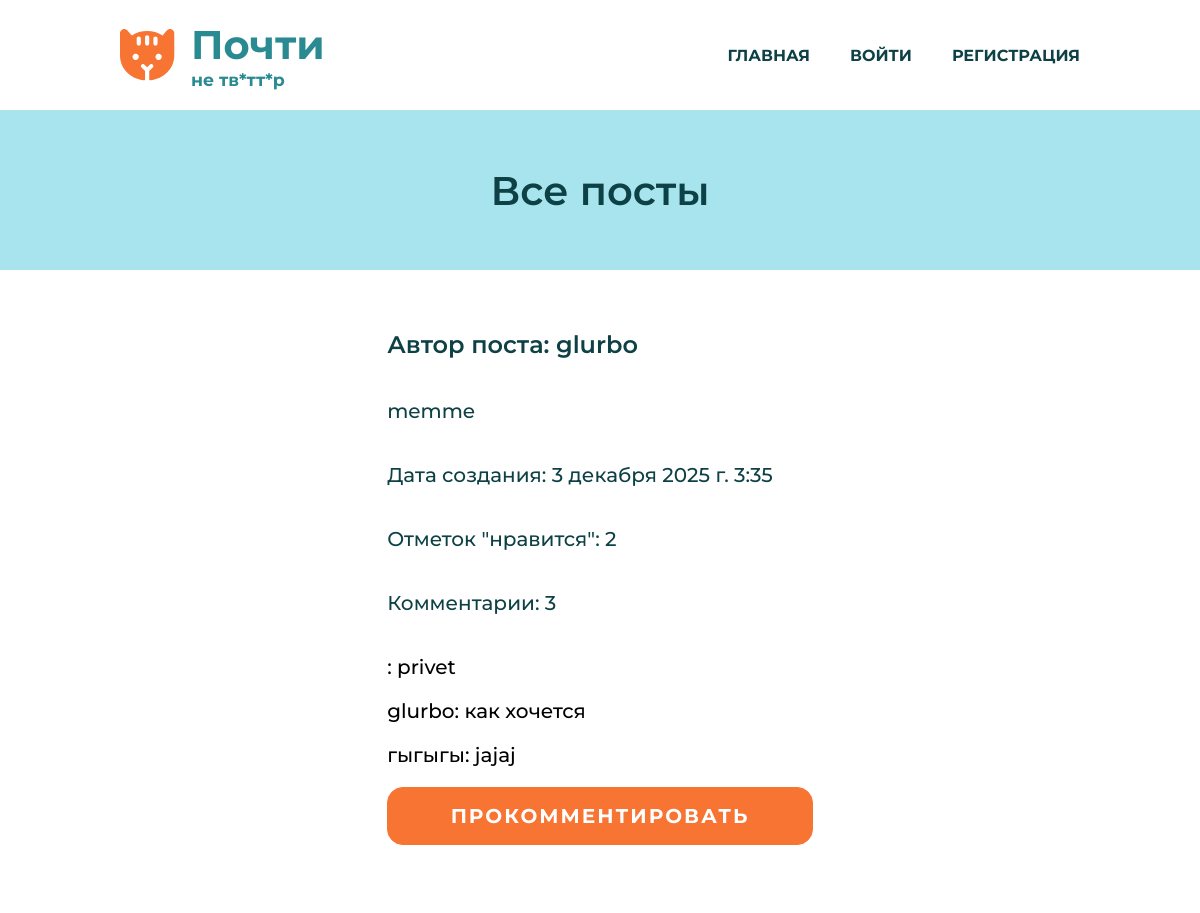
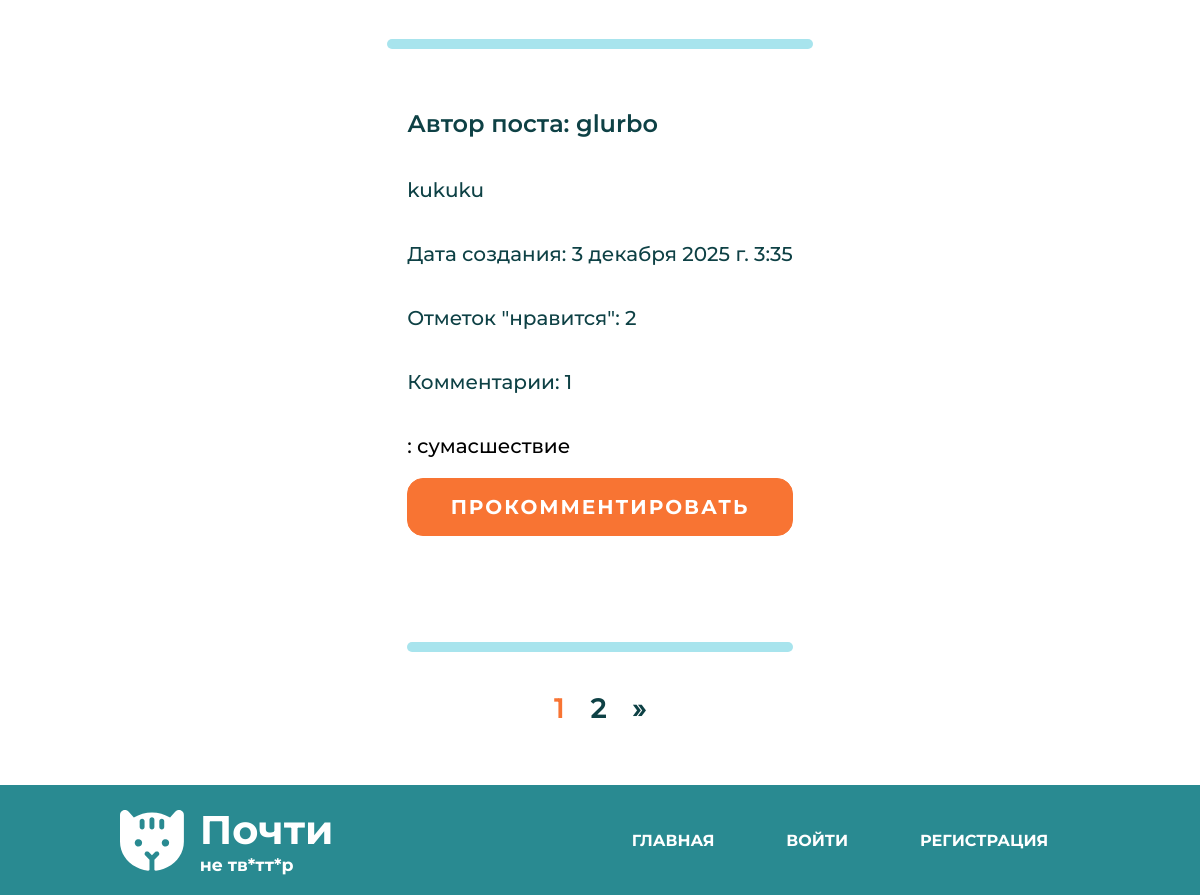
The app's page /posts/, older data (2 pictures, top to bottom).
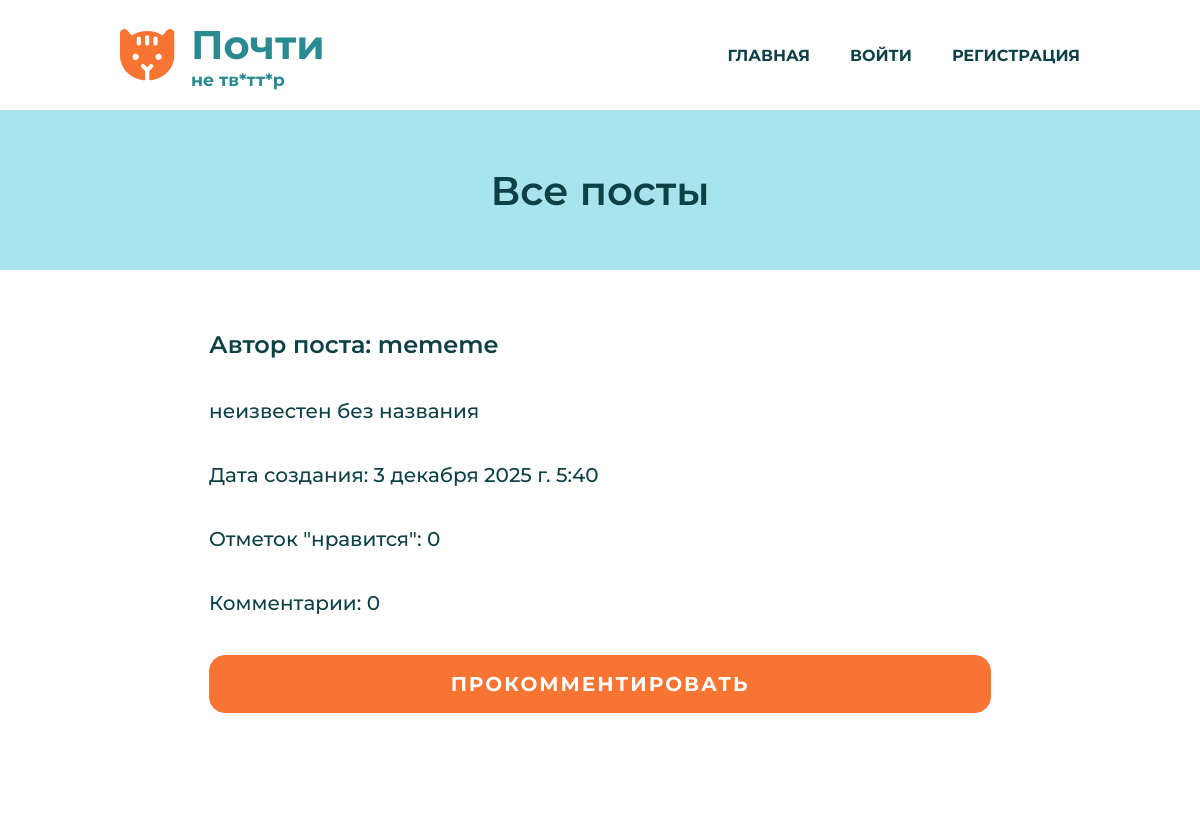
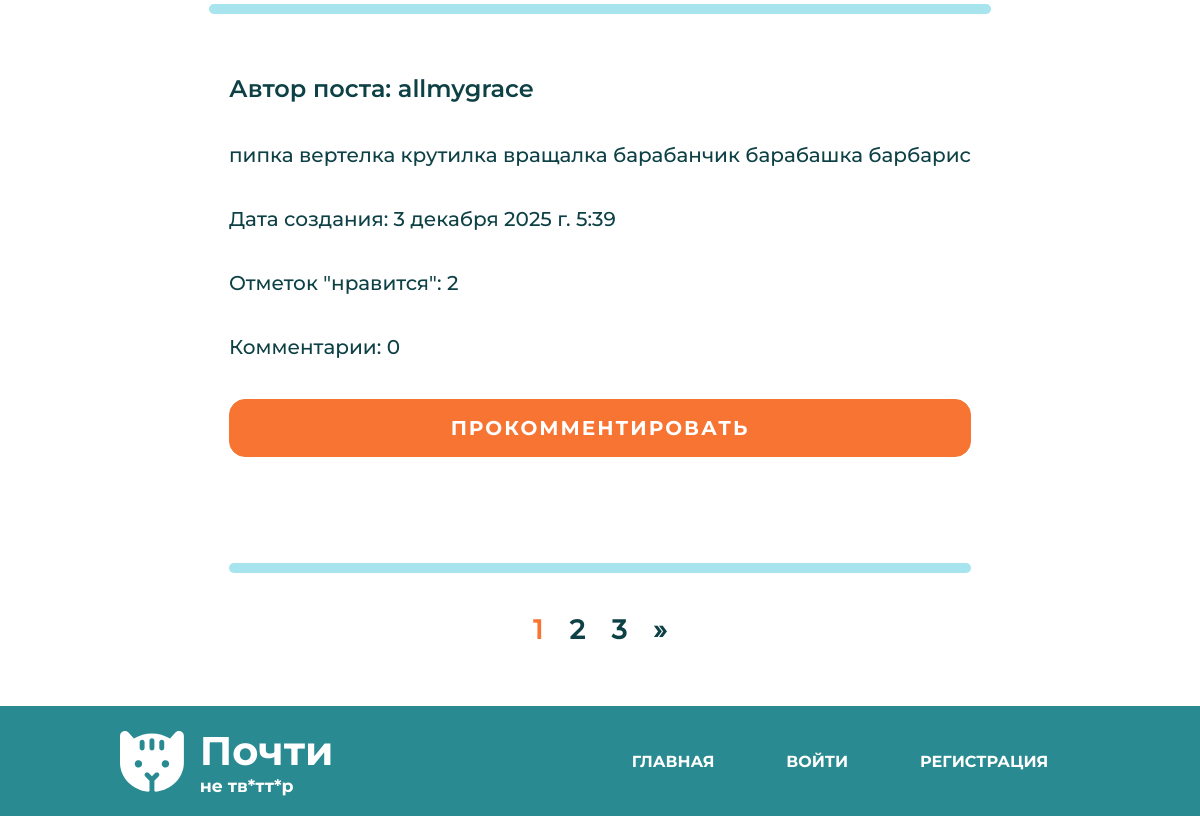
The same page, newer data (2 pictures, top to bottom).
### posts/models.py (models this page shows, shortened)
class Post(models.Model):
    post_text = models.TextField(verbose_name="Текст поста")
    author = models.ForeignKey('ReallyUser', on_delete=models.CASCADE, verbose_name='Автор поста', null=True)
    pub_date = models.DateTimeField(default=datetime.now, verbose_name="Дата публикации")
    likes = models.ManyToManyField(settings.AUTH_USER_MODEL, related_name="liked_posts", blank=True)
    class Meta:
        verbose_name = 'Пост'
        verbose_name_plural = 'Посты'

class ReallyUser(AbstractUser):
    avatar = models.ImageField(upload_to='avatars/', blank=True, null=True,
                               verbose_name='Аватар', default='avatars/image.png')
    biography = models.CharField(max_length=250, verbose_name="Биография", null=True)
    class Meta(AbstractUser.Meta):
        pass

class Comment(models.Model):
    comment_text = models.TextField(verbose_name="Текст комментария")
    post = models.ForeignKey('Post', on_delete=models.CASCADE,
                                      verbose_name="Комментарий к посту", blank=True, null=True)
    commenter = models.ForeignKey('ReallyUser', on_delete=models.CASCADE, verbose_name='Автор комментария', null=True)
    class Meta:
        verbose_name = 'Комментарий'
        verbose_name_plural = 'Комментарии'

### posts/views.py (the view)
# urls.py: path('', views.index, name='index'),
def index(request):
    posts = Post.objects.annotate(comment_count=Count('comment', distinct=True), likes_count=Count('likes', distinct=True)).order_by('-pub_date')[:50]
    paginator = Paginator(posts, 2)
    if 'page' in request.GET:
        page_num = request.GET['page']
    else:
        page_num = 1
    page = paginator.get_page(page_num)
    context = {'posts': page.object_list, 'page': page}
    return render(request, 'index.html', context)

### posts/templates/index.html (shortened to what this page needs)
{% extends "base_generic.html" %}
{% block content %}
<section class="title">
            <h1>Все посты</h1>
        </section>
        <section class="articles-wrapper">
            <div class="articles">
                <div class="four-articles">
                    {% if posts %}
                    {% for post in posts %}
                    <article>
                        <div class="article-inner">
                            <div class="article-text">
                                <h3>Автор поста: {{ post.author }}</h3>
                                <p>{{ post.post_text }}</p>
                                <p>Дата создания: {{ post.pub_date }}</p>
                                 {% if request.user.is_authenticated %}
            <p class="lele">
                <a href="{% url 'toggle_like' pk=post.pk %}">
                    {% if request.user in post.likes.all %}
                        Уже не нравится
                    {% else %}
                        Нравится
                    {% endif %}
                    {% if request.user == post.author %}
                        <a href="{% url 'edit-post' pk=post.pk %}" class="change"><b>Изменить пост?</b></a>
                        <a href="{% url 'delete-post' pk=post.pk %}" class="change"><b>Удалить пост?</b></a>
                    {% endif %}
                </a>
                <span>Отметок "нравится": {{ post.likes_count }}</span>
            </p>
        {% else %}
            <p>Отметок "нравится": {{ post.likes_count }}</p>
        {% endif %}
        <p>Комментарии: {{ post.comment_count }}</p>
                            </div>
                            <div class="article-buttons">
                                {% for comment in post.comment_set.all %}
        <p class="comment">{{ comment.commenter.username }}: {{ comment.comment_text }}</p>
    {% endfor %}
                                <a href="{% url 'add-comment' pk=post.pk %}" class="button">ПРОКОММЕНТИРОВАТЬ</a>
                                <form>
                                    <div class="favourite">
                                        <input class="fav-input" type="checkbox" id="fav1" checked>
                                    </div>
                                </form>
                            </div>
                            <div class="line"></div>
                            {% endfor %}
                            {% if page.paginator.num_pages > 1 %}
    <div class="pagination">
        <div class="pagination-list">
            {% for num in page.paginator.page_range %}
                <div class="pagination-item {% if num == page.number %}active{% endif %}">
                    {% if num == page.number %}
                        <span class="pagination-link">{{ num }}</span>
                    {% else %}
                        <a href="?page={{ num }}" class="pagination-link">{{ num }}</a>
                    {% endif %}
                </div>
            {% endfor %}
            {% if page.has_next %}
                <div class="pagination-item">
                    <a href="?page={{ page.next_page_number }}" class="pagination-link">&raquo;</a>
                </div>
            {% endif %}
        </div>
    </div>
                            {% endif %}
                            {% else %}
                             <p>Нет постов :(</p>
                            {% endif %}
                        </div>
                    </article>
                </div>
            </div>
        </section>
{% endblock %}

Row changes from the older to the newer data that the page shows:
removed Post: author "glurbo", post_text "memme", pub_date "3 декабря 2025 г. 3:35", likes_count "2", comment_count "3"
removed Comment: comment_text "privet", shown under "glurbo"
removed Comment: commenter.username "glurbo", comment_text "как хочется"
removed Comment: commenter.username "гыгыгы", comment_text "jajaj", shown under "glurbo"
no longer on this page (row edited): Post: author "glurbo", post_text "kukuku", pub_date "3 декабря 2025 г. 3:35", likes_count "2", comment_count "1"
no longer on this page (row edited): Comment: comment_text "сумасшествие", shown under "glurbo"
added Post: author "mememe", post_text "неизвестен без названия", pub_date "3 декабря 2025 г. 5:40", likes_count "0", comment_count "0"
added Post: author "allmygrace", post_text "пипка вертелка крутилка вращалка барабанчик барабашка барбарис", pub_date "3 декабря 2025 г. 5:39", likes_count "2", comment_count "0"
Text that changed along with them:
new list line: "3"
